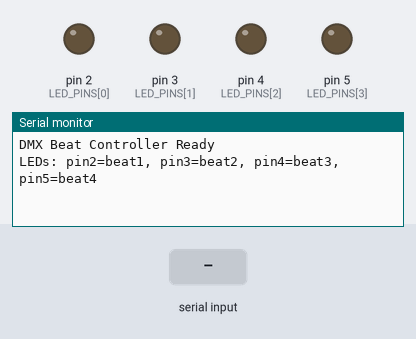
This sketch was run on a simulated Arduino Uno, built with avr-gcc and run on an emulated ATmega328P. On the bench: output pins drawn as LEDs (lit = HIGH), the last lines printed to the serial monitor. The test bench sets the inputs (shaded band).

Above: at 1.2 s.
1.3 s: "B,45\n" received over Serial
At 2.5 s:
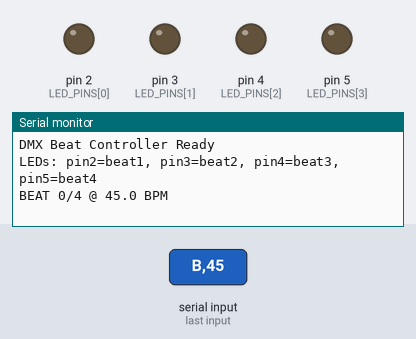
2.8 s: "D,45\n" received over Serial
At 3.6 s:
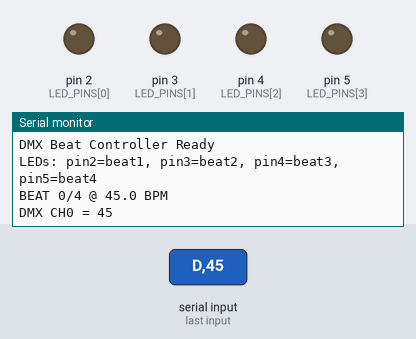

Measured:
- after the input at 1.3 s, the serial monitor: prints a new line at once (image 1)
- after the input at 2.8 s, the serial monitor: prints a new line at once (image 2)

The sketch:

dmx_beat.ino
```cpp
/*
 * DMX Beat Controller
 *
 * Receives beat data from Web Serial API
 * Protocol:
 *   B<beatInBar>,<tempo>\n  -> Beat trigger (e.g., "B1,128.5\n")
 *   D<channel>,<value>\n    -> DMX value (e.g., "D1,255\n")
 *
 * LEDs on pins 2,3,4,5 for beats 1,2,3,4
 */

#define SERIAL_BAUD 115200
#define FLASH_DURATION 80  // ms

// LED pins for each beat (beat 1 = pin 2, beat 2 = pin 3, etc.)
const int LED_PINS[4] = {2, 3, 4, 5};

String inputBuffer = "";
unsigned long ledOffTime[4] = {0, 0, 0, 0};
bool ledOn[4] = {false, false, false, false};

void setup() {
  Serial.begin(SERIAL_BAUD);

  for (int i = 0; i < 4; i++) {
    pinMode(LED_PINS[i], OUTPUT);
    digitalWrite(LED_PINS[i], LOW);
  }

  Serial.println("DMX Beat Controller Ready");
  Serial.println("LEDs: pin2=beat1, pin3=beat2, pin4=beat3, pin5=beat4");
}

void loop() {
  // Read serial data
  while (Serial.available() > 0) {
    char c = Serial.read();

    if (c == '\n') {
      processCommand(inputBuffer);
      inputBuffer = "";
    } else if (c != '\r') {
      inputBuffer += c;
    }
  }

  // Turn off LEDs after flash duration
  unsigned long now = millis();
  for (int i = 0; i < 4; i++) {
    if (ledOn[i] && now >= ledOffTime[i]) {
      digitalWrite(LED_PINS[i], LOW);
      ledOn[i] = false;
    }
  }
}

void processCommand(String cmd) {
  if (cmd.length() < 2) return;

  char type = cmd.charAt(0);
  String data = cmd.substring(1);

  switch (type) {
    case 'B':
      handleBeat(data);
      break;
    case 'D':
      handleDMX(data);
      break;
  }
}

void handleBeat(String data) {
  int commaIndex = data.indexOf(',');
  if (commaIndex < 0) return;

  int beatInBar = data.substring(0, commaIndex).toInt();
  float tempo = data.substring(commaIndex + 1).toFloat();

  // beatInBar is 1-4, array index is 0-3
  if (beatInBar >= 1 && beatInBar <= 4) {
    int idx = beatInBar - 1;

    // Turn off all LEDs first
    for (int i = 0; i < 4; i++) {
      digitalWrite(LED_PINS[i], LOW);
      ledOn[i] = false;
    }

    // Turn on the current beat LED
    digitalWrite(LED_PINS[idx], HIGH);
    ledOn[idx] = true;
    ledOffTime[idx] = millis() + FLASH_DURATION;
  }

  Serial.print("BEAT ");
  Serial.print(beatInBar);
  Serial.print("/4 @ ");
  Serial.print(tempo, 1);
  Serial.println(" BPM");
}

void handleDMX(String data) {
  int commaIndex = data.indexOf(',');
  if (commaIndex < 0) return;

  int channel = data.substring(0, commaIndex).toInt();
  int value = data.substring(commaIndex + 1).toInt();

  Serial.print("DMX CH");
  Serial.print(channel);
  Serial.print(" = ");
  Serial.println(value);
}
```
